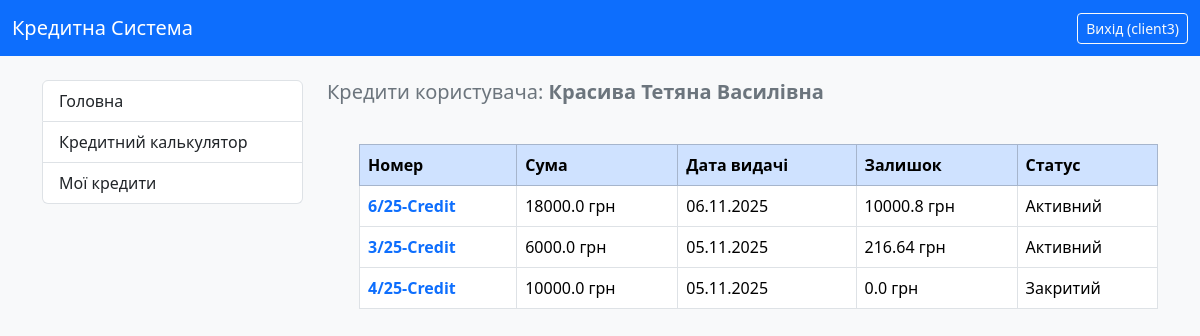
Before: /my-credits/ (signed in) with the older database file.
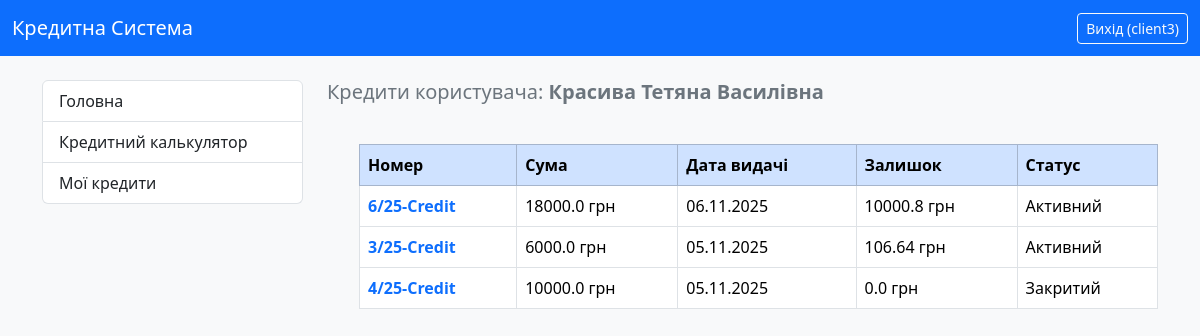
After: the same page with the newer database file.
### credit_system/models.py (models this page shows, shortened)
class Credit(models.Model):
    user = models.ForeignKey(CustomUser, on_delete=models.CASCADE, related_name='credits', verbose_name="Користувач")
    number = models.CharField(max_length=100, verbose_name="Номер кредиту", blank=True)
    summa_credit = models.FloatField(verbose_name="Сума кредиту")
    percent = models.FloatField(verbose_name="Добова відсоткова ставка (%)")
    start_date = models.DateField(verbose_name="Дата видачі")
    srok_months = models.IntegerField(verbose_name="Термін кредиту (місяці)")
    day_of_pay = models.IntegerField(default=15, verbose_name="Плановий день оплати")
    purpose = models.CharField(max_length=255, verbose_name="Ціль кредиту", blank=True)
    note = models.TextField(verbose_name="Примітка", blank=True)
    ostatok = models.FloatField(verbose_name="Залишок кредиту")
    closed = models.BooleanField(default=False, verbose_name="Кредит закрит")
    last_pay_date = models.DateField(null=True, blank=True, verbose_name="Дата останнього платежу")
    dolg_percent = models.FloatField(default=0, verbose_name="Борг по оплаті %")
    class Meta:
        verbose_name = "Кредит"
        verbose_name_plural = "Кредити"

### credit_system/views.py (the view)
# urls.py: path('my-credits/', UserCreditsView.as_view(), name='user_credits_list'),
class UserCreditsView(LoginRequiredMixin, ListView):
    model = Credit
    template_name = 'credit_system/my_credits.html'
    context_object_name = 'credits'  # Як називатиметься список об'єктів у шаблоні
    def get_queryset(self):
        if self.request.user.is_authenticated:
            return Credit.objects.filter(user=self.request.user).order_by('closed', '-start_date')
        return Credit.objects.none()

### credit_system/models.py (called while the page is built)
    @property
    def is_manager(self):
        return self.role == 'manager' or self.is_superuser

    @property
    def is_client(self):
        return self.role == 'client'

### credit_system/templates/credit_system/my_credits.html (shortened to what this page needs)
{% extends "credit_system/base.html" %}
{% block content %}
    <h5 class="text-secondary mb-3">
        Кредити користувача:
        <span class="fw-bold">{{ request.user.last_name }} {{ request.user.first_name }} {{ request.user.middle_name }}</span>
    </h5><br>
    {% if credits %}
        <ul>
            <table class="table table-bordered table-hover">
                <thead class="table-primary">
                    <tr>
                        <th>Номер</th>
                        <th>Сума</th>
                        <th>Дата видачі</th>
                        <th>Залишок</th>
                        <th>Статус</th>
                    </tr>
                </thead>
                <tbody>
                    {% for credit in credits %}
                        <tr>
                            <td>
                                <a href="{% url 'credit_detail' credit.pk %}" class="text-decoration-none fw-bold text-primary">
                                        {{ credit.number }}
                                </a>
                            </td>
                            <td>{{ credit.summa_credit }} грн</td>
                            <td>{{ credit.start_date|date:"d.m.Y" }}</td>
                            <td>{{ credit.ostatok }} грн</td>
                            <td>
                            {% if credit.closed %}
                                <span>Закритий</span>
                            {% else %}
                                <span>Активний</span>
                            {% endif %}
                            </td>
                        </tr>
                    {% endfor %}
                </tbody>
            </table>
        </ul>
    {% else %}
        <p>Кредитів не знайдено.</p>
    {% endif %}
{% endblock %}

Changed rows visible on the page:
changed Credit "3/25-Credit": ostatok "216.64" → "106.64"
